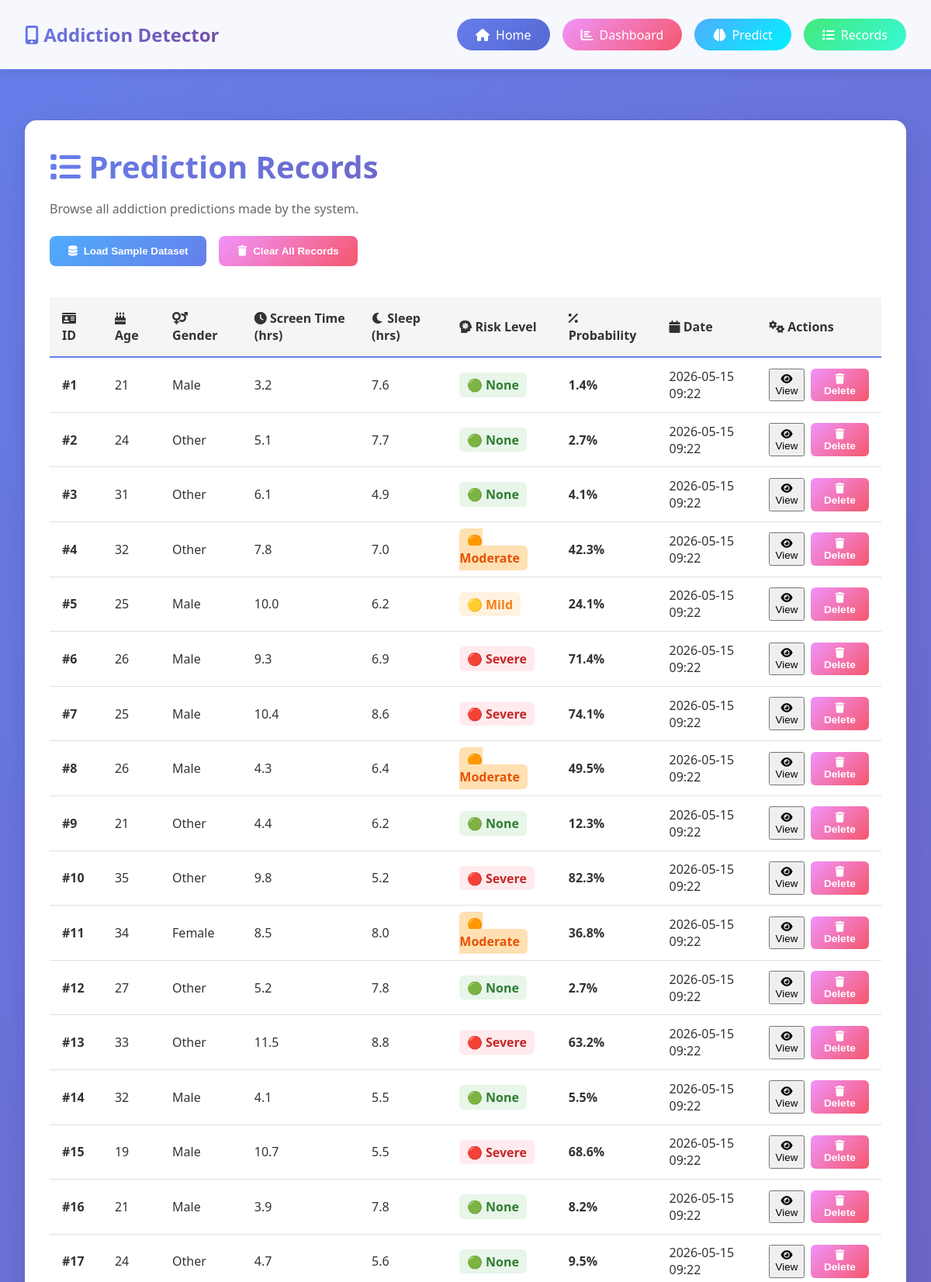
The app's page /records/ (upper part) with its own data.
### prediction/models.py (models this page shows, shortened)
class AddictionRecord(models.Model):
    age = models.IntegerField()
    gender = models.CharField(max_length=20, choices=[('Male', 'Male'), ('Female', 'Female'), ('Other', 'Other')])
    daily_screen_time_hours = models.FloatField()
    social_media_hours = models.FloatField()
    gaming_hours = models.FloatField()
    work_study_hours = models.FloatField()
    sleep_hours = models.FloatField()
    stress_level = models.CharField(max_length=20, choices=[('Low', 'Low'), ('Medium', 'Medium'), ('High', 'High')])
    notifications_per_day = models.IntegerField()
    app_opens_per_day = models.IntegerField()
    weekend_screen_time = models.FloatField()
    academic_work_impact = models.CharField(max_length=20, choices=[('Yes', 'Yes'), ('No', 'No')])
    predicted_addiction_risk = models.CharField(max_length=50, choices=[
        ('None', 'None'),
        ('Mild', 'Mild'),
        ('Moderate', 'Moderate'),
        ('Severe', 'Severe')
    ])
    addiction_probability = models.FloatField(default=0.0)
    created_at = models.DateTimeField(auto_now_add=True)
    updated_at = models.DateTimeField(auto_now=True)
    class Meta:
        ordering = ['-created_at']

### prediction/views.py (the view)
# urls.py: path('records/', views.records_page, name='records'),
def records_page(request):
    all_records = AddictionRecord.objects.all().order_by('id')
    page = request.GET.get('page', 1)
    paginator = Paginator(all_records, 50)  # 50 records per page
    try:
        records = paginator.page(page)
    except PageNotAnInteger:
        records = paginator.page(1)
    except EmptyPage:
        records = paginator.page(paginator.num_pages)
    for record in records:
        record.addiction_probability_percent = record.addiction_probability * 100
    context = {
        'page_title': 'Prediction Records',
        'records': records,
        'paginator': paginator,
        'page_obj': records,
        'is_paginated': paginator.num_pages > 1,
        'page_range': paginator.page_range,
    }
    return render(request, 'prediction/records.html', context)

### templates/prediction/records.html (shortened to what this page needs)
{% extends 'prediction/base.html' %}
{% block content %}
<h1 class="page-title">
    <i class="fas fa-list"></i> Prediction Records
</h1>
<p style="font-size: 1rem; color: #666; margin: 1rem 0;">
    Browse all addiction predictions made by the system.
</p>
<div style="display: flex; gap: 1rem; margin: 1.5rem 0; flex-wrap: wrap;">
    <button id="loadDatasetBtn" style="
        padding: 0.75rem 1.5rem;
        background: linear-gradient(135deg, #4facfe 0%, #667eea 100%);
        color: white;
        border: none;
        border-radius: 8px;
        cursor: pointer;
        font-weight: bold;
        display: flex;
        align-items: center;
        gap: 0.5rem;
        transition: all 0.3s ease;
    " onmouseover="this.style.transform='translateY(-2px)'; this.style.boxShadow='0 8px 16px rgba(102, 126, 234, 0.3)'" onmouseout="this.style.transform='translateY(0)'; this.style.boxShadow='none'">
        <i class="fas fa-database"></i> Load Sample Dataset
    </button>
    <button id="clearRecordsBtn" style="
        padding: 0.75rem 1.5rem;
        background: linear-gradient(135deg, #f093fb 0%, #f5576c 100%);
        color: white;
        border: none;
        border-radius: 8px;
        cursor: pointer;
        font-weight: bold;
        display: flex;
        align-items: center;
        gap: 0.5rem;
        transition: all 0.3s ease;
    " onmouseover="this.style.transform='translateY(-2px)'; this.style.boxShadow='0 8px 16px rgba(245, 87, 108, 0.3)'" onmouseout="this.style.transform='translateY(0)'; this.style.boxShadow='none'">
        <i class="fas fa-trash"></i> Clear All Records
    </button>
</div>
{% if records %}
    <div style="overflow-x: auto; margin-top: 1.5rem;">
        <table>
            <thead>
                <tr>
                    <th><i class="fas fa-id-card"></i> ID</th>
                    <th><i class="fas fa-birthday-cake"></i> Age</th>
                    <th><i class="fas fa-venus-mars"></i> Gender</th>
                    <th><i class="fas fa-clock"></i> Screen Time (hrs)</th>
                    <th><i class="fas fa-moon"></i> Sleep (hrs)</th>
                    <th><i class="fas fa-head-side-virus"></i> Risk Level</th>
                    <th><i class="fas fa-percentage"></i> Probability</th>
                    <th><i class="fas fa-calendar"></i> Date</th>
                    <th><i class="fas fa-cogs"></i> Actions</th>
                </tr>
            </thead>
            <tbody>
                {% for record in records %}
                <tr>
                    <td><strong>#{{ record.id }}</strong></td>
                    <td>{{ record.age }}</td>
                    <td>{{ record.gender }}</td>
                    <td>{{ record.daily_screen_time_hours|floatformat:1 }}</td>
                    <td>{{ record.sleep_hours|floatformat:1 }}</td>
                    <td>
                        {% if record.predicted_addiction_risk == 'None' or record.predicted_addiction_risk == 'No Addiction' %}
                            <span style="background: #e8f5e9; color: #2e7d32; padding: 0.3rem 0.6rem; border-radius: 6px; font-weight: bold;">🟢 None</span>
                        {% elif record.predicted_addiction_risk == 'Mild' %}
                            <span style="background: #fff3e0; color: #f57f17; padding: 0.3rem 0.6rem; border-radius: 6px; font-weight: bold;">🟡 Mild</span>
                        {% elif record.predicted_addiction_risk == 'Moderate' %}
                            <span style="background: #ffe0b2; color: #e65100; padding: 0.3rem 0.6rem; border-radius: 6px; font-weight: bold;">🟠 Moderate</span>
                        {% elif record.predicted_addiction_risk == 'Severe' %}
                            <span style="background: #ffebee; color: #c62828; padding: 0.3rem 0.6rem; border-radius: 6px; font-weight: bold;">🔴 Severe</span>
                        {% else %}
                            <span style="background: #f5f5f5; color: #666; padding: 0.3rem 0.6rem; border-radius: 6px; font-weight: bold;">❓ {{ record.predicted_addiction_risk }}</span>
                        {% endif %}
                    </td>
                    <td>
                        <strong>{{ record.addiction_probability_percent|floatformat:1 }}%</strong>
                    </td>
                    <td>{{ record.created_at|date:"Y-m-d H:i" }}</td>
                    <td>
                        <div style="display: flex; gap: 0.5rem; justify-content: center;">
                            <button onclick="viewRecord({{ record.id }})" class="btn-view" title="View record details">
                                <i class="fas fa-eye"></i> View
                            </button>
                            <button onclick="deleteRecord({{ record.id }})" class="btn-delete">
                                <i class="fas fa-trash"></i> Delete
                            </button>
                        </div>
                    </td>
                </tr>
                {% endfor %}
            </tbody>
        </table>
    </div>
{% else %}
    <div class="alert alert-info">
        <i class="fas fa-info-circle"></i>
        <span>No records found. <a href="{% url 'prediction:predict' %}">Make your first prediction</a> or load the sample dataset above.</span>
    </div>
{% endif %}
{% endblock %}

### templates/prediction/base.html (shortened to what this page needs)
<!DOCTYPE html>
<html lang="en">
<head>
    <link href="https://cdnjs.cloudflare.com/ajax/libs/font-awesome/6.0.0/css/all.min.css" rel="stylesheet">
</head>
<body>
    <nav class="navbar">
        <div class="nav-container">
            <div class="nav-brand">
                <i class="fas fa-mobile-alt"></i> Addiction Detector
            </div>
            <ul class="nav-links">
                <li><a href="{% url 'prediction:index' %}" class="nav-link nav-link-home">
                    <i class="fas fa-home"></i> Home</a></li>
                <li><a href="{% url 'prediction:dashboard' %}" class="nav-link nav-link-dashboard">
                    <i class="fas fa-chart-bar"></i> Dashboard</a></li>
                <li><a href="{% url 'prediction:predict' %}" class="nav-link nav-link-predict">
                    <i class="fas fa-brain"></i> Predict</a></li>
                <li><a href="{% url 'prediction:records' %}" class="nav-link nav-link-records">
                    <i class="fas fa-list"></i> Records</a></li>
            </ul>
        </div>
    </nav>
    <div class="container">
        <div class="content">
            {% block content %}{% endblock %}
        </div>
    </div>
</body>
</html>

### templates/prediction/base.html (style rules this page uses)
* { margin: 0; padding: 0; box-sizing: border-box; }
body { font-family: 'Segoe UI', Tahoma, Geneva, Verdana, sans-serif; background: linear-gradient(135deg, #667eea 0%, #764ba2 100%); min-height: 100vh; color: #333; }
.navbar { background: rgba(255, 255, 255, 0.95); backdrop-filter: blur(10px); border-bottom: 2px solid #667eea; padding: 0.5rem 0; position: sticky; top: 0; z-index: 1000; box-shadow: 0 2px 10px rgba(0, 0, 0, 0.1); }
.nav-container { max-width: 1200px; margin: 0 auto; display: flex; justify-content: space-between; align-items: center; padding: 1rem 2rem; }
.nav-brand { font-size: 1.5rem; font-weight: bold; background: linear-gradient(135deg, #667eea, #764ba2); -webkit-background-clip: text; -webkit-text-fill-color: transparent; }
.nav-links { display: flex; gap: 1rem; list-style: none; }
.nav-link { text-decoration: none; padding: 0.6rem 1.5rem; border-radius: 25px; transition: all 0.3s ease; font-weight: 500; display: flex; align-items: center; gap: 0.5rem; }
.nav-link-home { background: linear-gradient(135deg, #667eea, #5568d3); color: white; }
.nav-link-dashboard { background: linear-gradient(135deg, #f093fb, #f5576c); color: white; }
.nav-link-predict { background: linear-gradient(135deg, #4facfe, #00f2fe); color: white; }
.nav-link-records { background: linear-gradient(135deg, #43e97b, #38f9d7); color: white; }
.container { max-width: 1200px; margin: 0 auto; padding: 2rem; }
.content { background: white; border-radius: 15px; padding: 2rem; box-shadow: 0 10px 40px rgba(0, 0, 0, 0.1); margin-top: 2rem; }
.page-title { font-size: 2.5rem; margin-bottom: 1rem; background: linear-gradient(135deg, #667eea, #764ba2); -webkit-background-clip: text; -webkit-text-fill-color: transparent; }
table { width: 100%; border-collapse: collapse; margin-top: 1rem; }
th { background: #f5f5f5; padding: 1rem; text-align: left; font-weight: 600; border-bottom: 2px solid #667eea; }
td { padding: 0.8rem 1rem; border-bottom: 1px solid #e0e0e0; }

### templates/prediction/records.html (style rules this page uses)
.btn-delete { padding: 0.4rem 0.8rem; background: linear-gradient(135deg, #f093fb 0%, #f5576c 100%); color: white; border: none; border-radius: 6px; cursor: pointer; font-size: 0.85rem; font-weight: bold; transition: all 0.3s ease; }

### records on screen
AddictionRecord: id "1", age "21", gender "Male", daily_screen_time_hours "3.2", sleep_hours "7.6", predicted_addiction_risk "🟢 None", addiction_probability_percent "1.4", created_at "2026-05-15 09:22"
AddictionRecord: id "2", age "24", gender "Other", daily_screen_time_hours "5.1", sleep_hours "7.7", predicted_addiction_risk "🟢 None", addiction_probability_percent "2.7", created_at "2026-05-15 09:22"
AddictionRecord: id "3", age "31", gender "Other", daily_screen_time_hours "6.1", sleep_hours "4.9", predicted_addiction_risk "🟢 None", addiction_probability_percent "4.1", created_at "2026-05-15 09:22"
AddictionRecord: id "4", age "32", gender "Other", daily_screen_time_hours "7.8", sleep_hours "7.0", predicted_addiction_risk "🟠 Moderate", addiction_probability_percent "42.3", created_at "2026-05-15 09:22"
AddictionRecord: id "5", age "25", gender "Male", daily_screen_time_hours "10.0", sleep_hours "6.2", predicted_addiction_risk "🟡 Mild", addiction_probability_percent "24.1", created_at "2026-05-15 09:22"
AddictionRecord: id "6", age "26", gender "Male", daily_screen_time_hours "9.3", sleep_hours "6.9", predicted_addiction_risk "🔴 Severe", addiction_probability_percent "71.4", created_at "2026-05-15 09:22"
AddictionRecord: id "7", age "25", gender "Male", daily_screen_time_hours "10.4", sleep_hours "8.6", predicted_addiction_risk "🔴 Severe", addiction_probability_percent "74.1", created_at "2026-05-15 09:22"
AddictionRecord: id "8", age "26", gender "Male", daily_screen_time_hours "4.3", sleep_hours "6.4", predicted_addiction_risk "🟠 Moderate", addiction_probability_percent "49.5", created_at "2026-05-15 09:22"
AddictionRecord: id "9", age "21", gender "Other", daily_screen_time_hours "4.4", sleep_hours "6.2", predicted_addiction_risk "🟢 None", addiction_probability_percent "12.3", created_at "2026-05-15 09:22"
AddictionRecord: id "10", age "35", gender "Other", daily_screen_time_hours "9.8", sleep_hours "5.2", predicted_addiction_risk "🔴 Severe", addiction_probability_percent "82.3", created_at "2026-05-15 09:22"
AddictionRecord: id "11", age "34", gender "Female", daily_screen_time_hours "8.5", sleep_hours "8.0", predicted_addiction_risk "🟠 Moderate", addiction_probability_percent "36.8", created_at "2026-05-15 09:22"
AddictionRecord: id "12", age "27", gender "Other", daily_screen_time_hours "5.2", sleep_hours "7.8", predicted_addiction_risk "🟢 None", addiction_probability_percent "2.7", created_at "2026-05-15 09:22"
AddictionRecord: id "13", age "33", gender "Other", daily_screen_time_hours "11.5", sleep_hours "8.8", predicted_addiction_risk "🔴 Severe", addiction_probability_percent "63.2", created_at "2026-05-15 09:22"
AddictionRecord: id "14", age "32", gender "Male", daily_screen_time_hours "4.1", sleep_hours "5.5", predicted_addiction_risk "🟢 None", addiction_probability_percent "5.5", created_at "2026-05-15 09:22"
AddictionRecord: id "15", age "19", gender "Male", daily_screen_time_hours "10.7", sleep_hours "5.5", predicted_addiction_risk "🔴 Severe", addiction_probability_percent "68.6", created_at "2026-05-15 09:22"
AddictionRecord: id "16", age "21", gender "Male", daily_screen_time_hours "3.9", sleep_hours "7.8", predicted_addiction_risk "🟢 None", addiction_probability_percent "8.2", created_at "2026-05-15 09:22"
AddictionRecord: id "17", age "24", gender "Other", daily_screen_time_hours "4.7", sleep_hours "5.6", predicted_addiction_risk "🟢 None", addiction_probability_percent "9.5", created_at "2026-05-15 09:22"
